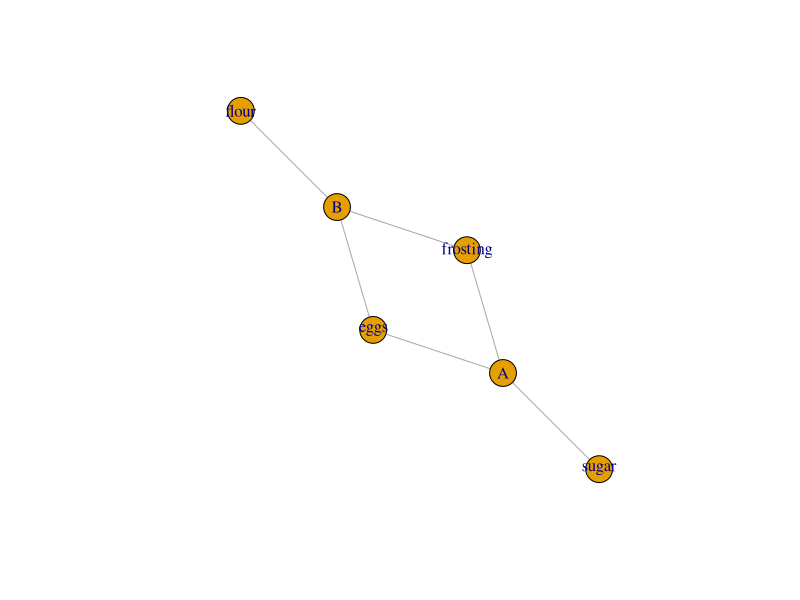

This figure's R source:
library("igraph")
nodes <- c("A","B","sugar","frosting","eggs","flour")
edges <- data.frame(c("A","A","A","B","B","B"),
                    c("sugar","frosting","eggs","frosting","eggs","flour"))
colnames(edges) <- c("from","to")
graph <- graph_from_data_frame(d=edges, vertices=nodes, directed=F)
graph
plot(graph)
##matrix representation of SimRank
#adjacency matrix
A <- as_adjacency_matrix(graph)
A <- as.matrix(A, "adjacency")
#normalized by columns
W <- scale(A, center=FALSE, scale=colSums(A))
I <- diag(length(nodes))
S <- diag(length(nodes))
simrank <- function(C = 0.8, K = 5){
  res <- list()
  for (k in 1:K){
    X <- t(W) %*% S %*% W
    D <- I
    diag(D) <- diag(X)
    S <- C*X - C*D + I
    res[[k]] <- S
  }
  return(res)
}
simrank()

